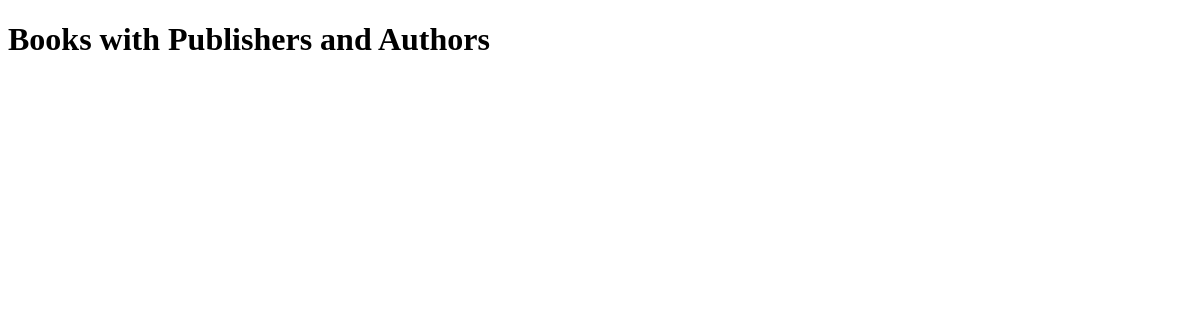
/books/publisher-authors/, run on an earlier commit of the app's database.
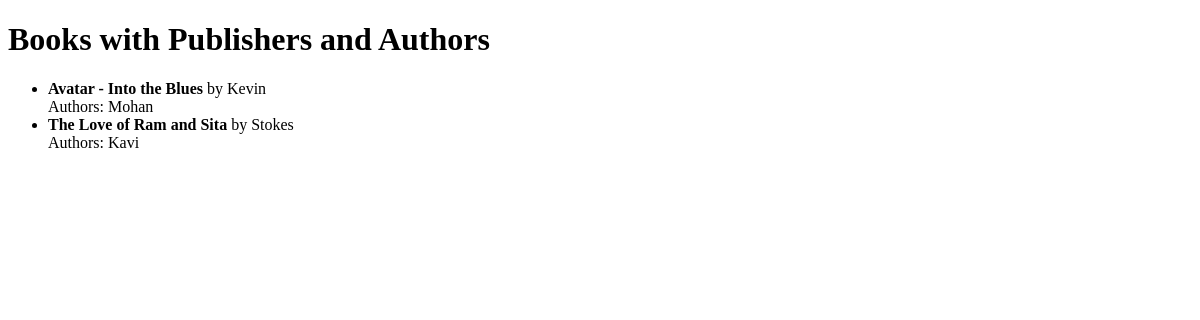
And on a later commit of the database.
### myapp/models.py (models this page shows)
class Book(models.Model):
    title = models.CharField(max_length=100)
    publisher = models.ForeignKey(Publisher, on_delete=models.CASCADE)
    authors = models.ManyToManyField(Author)
    published_date = models.DateField(null=True)
    genre = models.CharField(max_length=50, null=True, blank=True)

class Publisher(models.Model):
    name = models.CharField(max_length=100)

class Author(models.Model):
    name = models.CharField(max_length=100)
    age = models.IntegerField(blank=True, null=True)

### myapp/views.py (the view)
# urls.py: path('books/publisher-authors/', views.book_list_with_publisher_and_authors, name='book_list_with_publisher_and_authors'),
def book_list_with_publisher_and_authors(request):
    books = Book.objects.select_related('publisher').prefetch_related('authors').all()
    return render(request, 'books/book_list_with_publisher_and_authors.html', {'books': books})

### templates/books/book_list_with_publisher_and_authors.html (shortened to what this page needs)
<!DOCTYPE html>
<html>
<head>
</head>
<body>
    <h1>Books with Publishers and Authors</h1>
    <ul>
        {% for book in books %}
            <li>
                <strong>{{ book.title }}</strong> by {{ book.publisher.name }}
                <br>
                Authors:
                {% for author in book.authors.all %}
                    {{ author.name }}{% if not forloop.last %}, {% endif %}
                {% endfor %}
            </li>
        {% endfor %}
    </ul>
</body>
</html>

What changed in the data, as far as the page shows it:
added Book: title "Avatar - Into the Blues", publisher.name "Kevin"
added Author: name "Mohan", shown under "Avatar - Into the Blues"
added Book: title "The Love of Ram and Sita", publisher.name "Stokes"
added Author: name "Kavi", shown under "The Love of Ram and Sita"
